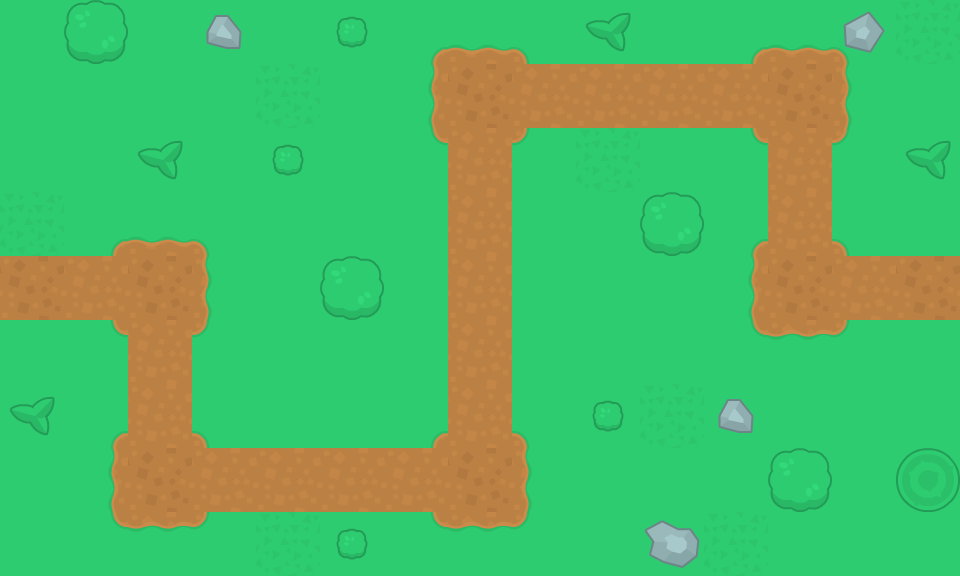

The image is a tile-based game level rendered from a .tmx file. Its description and source (layers, tilesets, objects; grid data summarised) follow:
An orthogonal 15x9 tile map with 64x64 px tiles, 3 tile layers (map, map_detail, foliage) and 3 objects (tower1, tower2, tower3).

<map version="1.0" orientation="orthogonal" renderorder="right-down" width="15" height="9" tilewidth="64" tileheight="64" backgroundcolor="#2ecc71" nextobjectid="9">
 <tileset firstgid="1" name="kenney-td" tilewidth="64" tileheight="64" tilecount="299" columns="23">
  <image source="towerDefense_tilesheet.png" width="1472" height="832" />
 </tileset>
 <layer name="map" width="15" height="9">
  <properties>
   <property name="traversible" type="bool" value="true" />
  </properties>
  <data>[135 cells, 27 non-empty, 1 distinct tile ids]</data>
 </layer>
 <layer name="map_detail" width="15" height="9">
  <data>[135 cells, 36 non-empty, 8 distinct tile ids]</data>
 </layer>
 <layer name="foliage" width="15" height="9">
  <data>[135 cells, 32 non-empty, 9 distinct tile ids]</data>
 </layer>
 <objectgroup name="towers" visible="0" opacity="0.75">
  <object id="2" name="tower1" gid="85" x="768" y="64" width="64" height="64" />
  <object id="4" name="tower2" gid="85" x="384" y="320" width="64" height="64" />
  <object id="6" name="tower3" gid="85" x="64" y="512" width="64" height="64" />
 </objectgroup>
</map>
